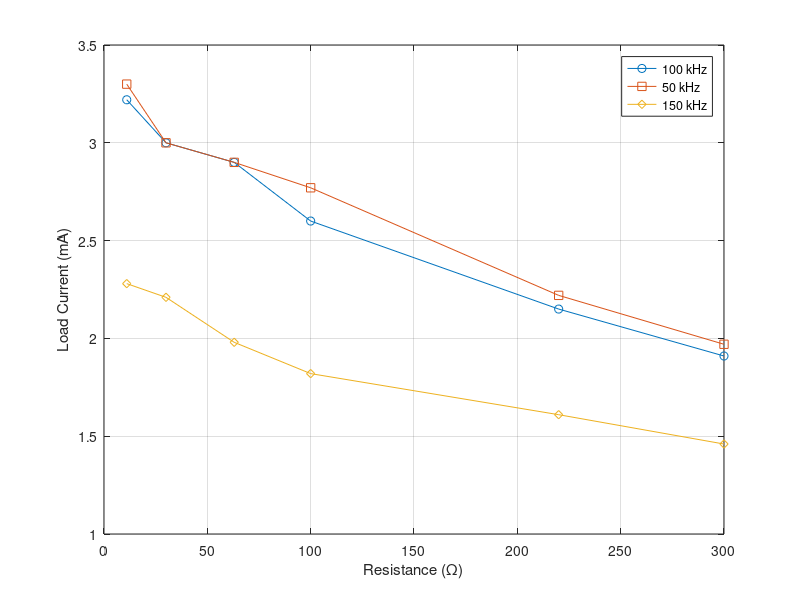

Recreate this plot in MATLAB.
% Create the data matrix: columns correspond to [Iload (mA), R, f]
data = [ ...
    3.22, 11,   100e3;
    3.00, 30,   100e3;
    2.90, 63,   100e3;
    2.60, 100,  100e3;
    2.15, 220,  100e3;
    1.91, 300,  100e3;
    3.30, 11,    50e3;
    3.00, 30,    50e3;
    2.90, 63,    50e3;
    2.77, 100,   50e3;
    2.22, 220,   50e3;
    1.97, 300,   50e3;
    2.28, 11,   150e3;
    2.21, 30,   150e3;
    1.98, 63,   150e3;
    1.82, 100,  150e3;
    1.61, 220,  150e3;
    1.46, 300,  150e3];

% Separate the data based on frequency
freq100 = data(data(:,3) == 100e3, :);
freq50  = data(data(:,3) == 50e3, :);
freq150 = data(data(:,3) == 150e3, :);

% Create the plot
figure;
plot(freq100(:,2), freq100(:,1), '-o', 'DisplayName', '100 kHz'); hold on;
plot(freq50(:,2),  freq50(:,1),  '-s', 'DisplayName', '50 kHz');
plot(freq150(:,2), freq150(:,1), '-d', 'DisplayName', '150 kHz'); hold off;

% Labeling the axes and adding title
xlabel('Resistance (Ω)');
ylabel('Load Current (mA)');

legend('Location','Best');
grid on;
